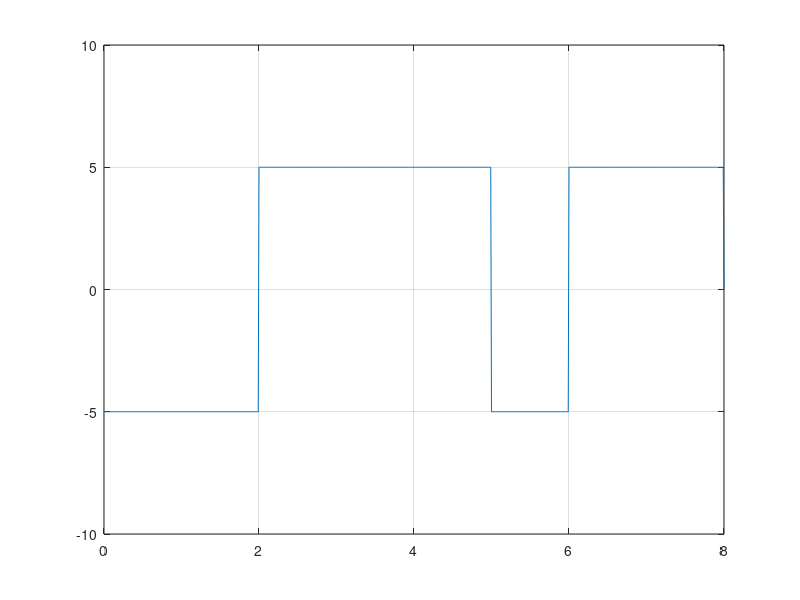

The MATLAB source for this figure:
clc;
clear all;
bit_seq = [1,0,1,0,0,1,1,0];
bit_dur = 1;
Fs = 100;
T = bit_dur * size(bit_seq,2);
t = 0:1/Fs:T;
x_dig = zeros(1,size(t,2));

last_bit = 5;
v1 = 5;

for i = 1:size(bit_seq,2)
  if bit_seq(i) == 1
    x_dig((i-1)*Fs*bit_dur+1:i*Fs*bit_dur) = -last_bit;
    last_bit = -last_bit;
  else
    x_dig((i-1)*Fs*bit_dur+1:i*Fs*bit_dur) = last_bit;
  endif
endfor

plot(t,x_dig)
xlim([0,T]);
ylim([-10,10]);
grid on

counter = 0;
for i=1:length(t)
  if t(i) > counter
    counter = counter + 1;
    if x_dig(i) != last_bit;
      result(counter) = 1;
      last_bit = -last_bit;
    else
      result(counter) = 0;
    endif
  endif
endfor

disp('Polar NRZ-I')
disp(result)